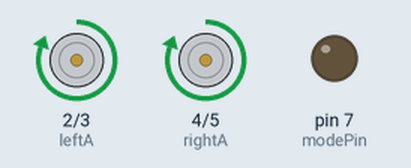
Bench run of a sketch on a simulated Arduino Uno, built with avr-gcc and run on an emulated ATmega328P. Parts: motor-driver pin pairs drawn as motors (green arrow = first pin HIGH = forward, orange = second pin HIGH = backward, longer = more drive), output pins drawn as LEDs (lit = HIGH).

Above: at 0.7 s.
At 2.0 s:
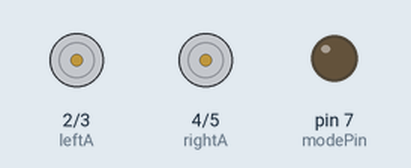
At 3.2 s:
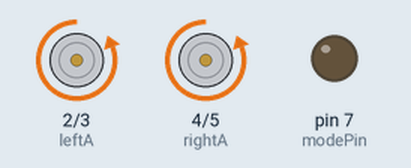
Timing chart, 0 to 6.5 s (numbered marks = the images above):
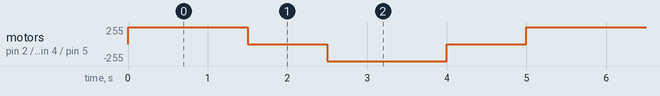

Measured:
- by itself, motor on pin 2 (leftA) / pin 3 (leftB), motor on pin 4 (rightA) / pin 5 (rightB): repeats every 5.0 s: stopped 1.0 s, backward 255/255 1.5 s, stopped 1.0 s, forward 255/255 1.5 s

The sketch:

HariBot01.ino
```cpp
byte leftA = 2;
byte leftB = 3;
byte rightA = 4;
byte rightB = 5;
byte modePin = 7;

// the setup routine runs once when you press reset:
void setup() {
  // initialize the digital pin as an output.
  pinMode(leftA, OUTPUT);
  pinMode(leftB, OUTPUT);
  pinMode(rightA, OUTPUT);
  pinMode(rightB, OUTPUT);

  pinMode(modePin, OUTPUT);
}

// the loop routine runs over and over again forever:
void loop() {
  if (digitalRead(modePin))
    SquareDance();
  else
    BackAndForth();
}


void SquareDance() {
  Forward(); Right();
  Forward(); Right();
  Forward(); Right();
  Forward();
  Stop();   delay(1000);
}

void BackAndForth() {
  Forward();  Stop(); delay(1000);
  Backward();  Stop(); delay(1000);
}

void Right() {
  digitalWrite(leftA, HIGH);
  digitalWrite(leftB, LOW);

  digitalWrite(rightA, LOW);
  digitalWrite(rightB, HIGH);
  delay(500);
}

void Forward() {
  digitalWrite(leftA, HIGH);
  digitalWrite(leftB, LOW);

  digitalWrite(rightA, HIGH);
  digitalWrite(rightB, LOW);
  delay(1500);
}

void Backward() {
  digitalWrite(leftA, LOW);
  digitalWrite(leftB, HIGH);

  digitalWrite(rightA, LOW);
  digitalWrite(rightB, HIGH);
  delay(1500);
}

void Stop() {
  digitalWrite(leftA, LOW);
  digitalWrite(leftB, LOW);

  digitalWrite(rightA, LOW);
  digitalWrite(rightB, LOW);
}
```
